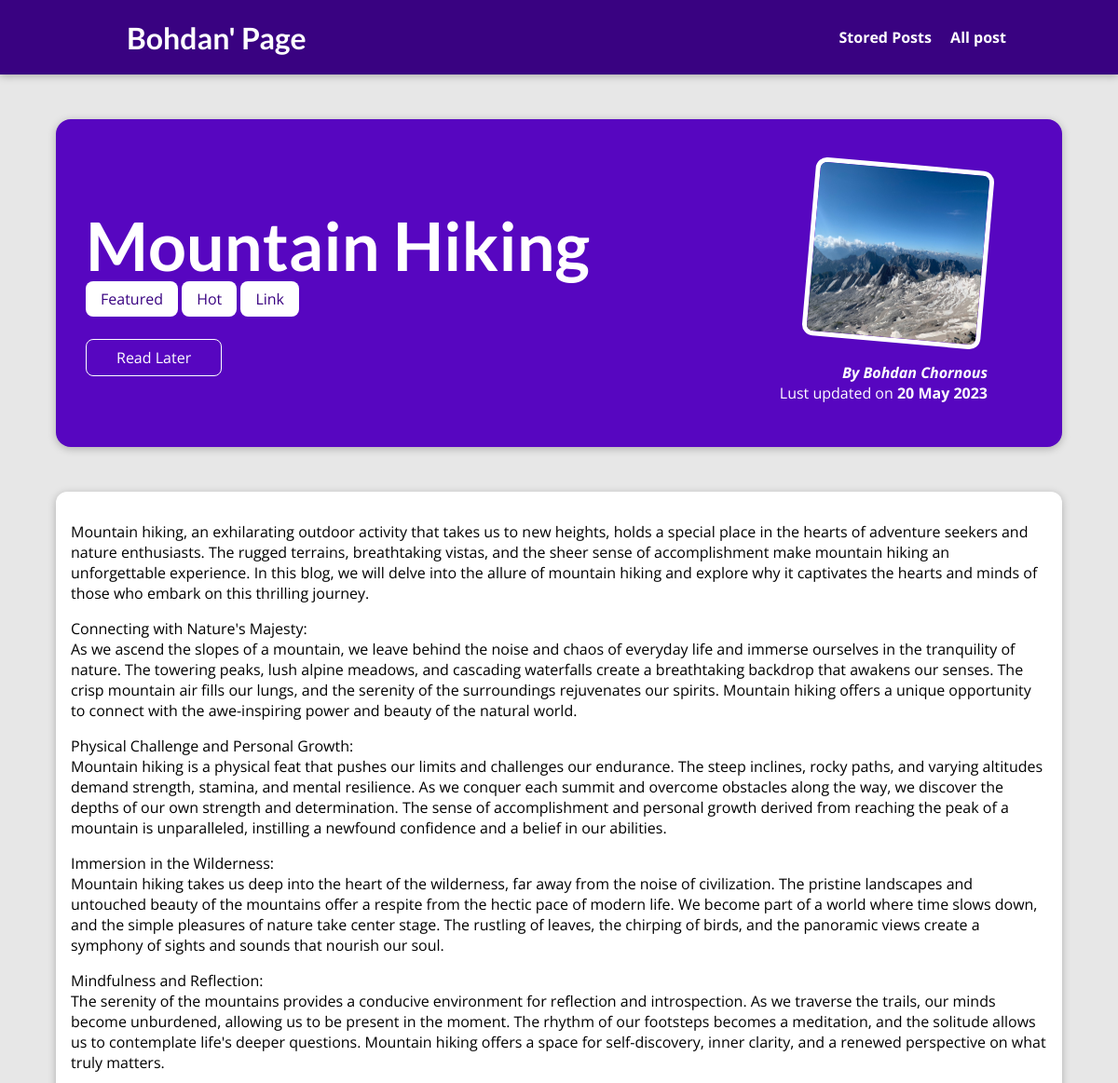
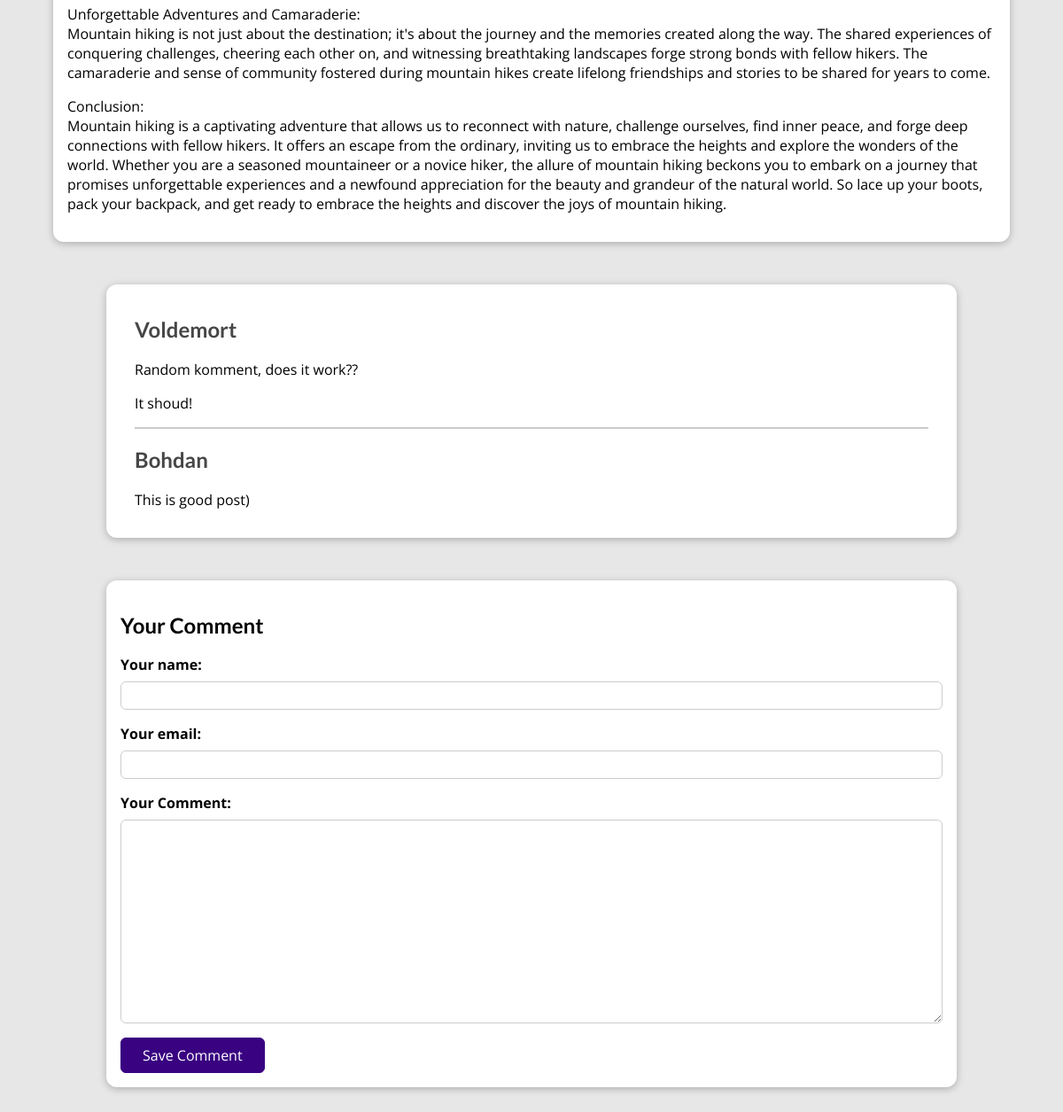
The page /posts/hike-in-the-mountains on the database its author committed (2 pictures, top to bottom).
### blog/models.py (models this page shows, shortened)
class Post(models.Model):
    title = models.CharField(max_length=150)
    excerpt = models.CharField(max_length=200)
    image = models.ImageField(upload_to="posts", null=True)
    date = models.DateField(auto_now=True)
    slug = models.SlugField(default="", unique=True)
    content = models.TextField(validators=[MinLengthValidator(10)])
    author = models.ForeignKey(Author, on_delete=models.SET_NULL, null=True, related_name="posts")
    tags = models.ManyToManyField(Tag)
    link = models.URLField(max_length=200, null=True, blank=True)

class Tag(models.Model):
    caption = models.CharField(max_length=100)

class Author(models.Model):
    first_name = models.CharField(max_length=100)
    last_name = models.CharField(max_length=100)
    email_address = models.EmailField()
    def full_name(self):
        return f"{self.first_name} {self.last_name}"
    def __str__(self):
        return self.full_name()

class Comment(models.Model):
    user_name = models.CharField(max_length=120)
    user_email = models.EmailField()
    text = models.TextField(max_length=400)
    post = models.ForeignKey(Post, on_delete=models.CASCADE, related_name="comments")

### blog/views.py (the view, shortened to what this page needs)
# urls.py: path("posts/<slug:slug>", views.PostDetailView.as_view(), name="post-details-page"),
class PostDetailView(View):
    def is_stored_post(self, request, post_id):
        stored_posts = request.session.get("stored_posts")
        if stored_posts is not None:
            is_saved_for_later = post_id in stored_posts
        else:
            is_saved_for_later = False
        return is_saved_for_later
    def get(self, request, slug):
        post = Post.objects.get(slug=slug)
        context = {
            "post": post,
            "post_tags": post.tags.all(),
            "comment_form": CommentForms(),
            "comments": post.comments.all().order_by("-id"),
            "saved_for_later": self.is_stored_post(request, post.id),
        }
        return render(request, "blog/post-detail.html", context=context)

### blog/forms.py
class CommentForms(forms.ModelForm):
    class Meta:
        model = Comment
        exclude = ["post"]
        labels = {
            "user_name": "Your name",
            "user_email": "Your email",
            "text": "Your Comment",
        }

### blog/templates/blog/post-detail.html (shortened to what this page needs)
{% extends "base.html" %}
{% load static %}
{% block css_file %}
    <link rel="stylesheet" href="{%  static "blog/post-details.css" %}"/>
{% endblock %}
{% block content %}
    <section id="summary">
        <h2>{{ post.title }}</h2>
        <div>
            {% for tag in post_tags %}
                {% if tag.caption == "Link" %}
                    <span class="link_tag"><a href="{{ post.link }}" style='color: #390281'>{{ tag.caption }}</a></span>
                {% else %}
                    <span class="tag">{{ tag.caption }}</span>
                {% endif %}
            {% endfor %}
        </div>
        <div id="read-later">
            <form action="{% url "read-later" %}" method="POST">
                <button>
                    {% if saved_for_later %}
                        Remove from "Read Later" List
                     {% else %}
                        Read Later
                     {% endif %}
                </button>
            </form>
        </div>
        <article>
            <img src="{{ post.image.url }}" alt="{{ post.title }}" />
            <address>By <a href="mailto:{{ post.author.email_address }}">{{ post.author }}</a></address>
            <div>
                Lust updated on <time>{{ post.date|date:"d M Y" }}</time>
            </div>
        </article>
    </section>
    <main>
        {{ post.content|linebreaks }}
    </main>
    <section id="comments">
        <ul>
            {% for comment in comments %}
                <li>
                    <h2>{{ comment.user_name }}</h2>
                    <p>{{ comment.text|linebreaks }}</p>
                </li>
            {% endfor %}
        </ul>
    </section>
    <section id="comment_form">
        <h2>Your Comment</h2>
        <form action="{% url "post-details-page" post.slug %}" method="POST">
            {% for form_fild in comment_form %}
                <div class="form-control {% if form_fild.errors %}invalid{% endif %}">
                    {{ form_fild.label_tag }}
                    {{ form_fild }}
                </div>
            {% endfor %}
            <button>Save Comment</button>
        </form>
    </section>
{% endblock %}

### templates/base.html (shortened to what this page needs)
{% load static %}
<!DOCTYPE html>
<html lang="en">
<head>
    <link rel="stylesheet" href="{% static "app.css" %}">
    {% block css_file %}{% endblock %}
</head>
<body>
    <header id="main-navigation">
        <h1><a href="{% url "starting-page" %}">Bohdan' Page</a></h1>
        <nav>
            <a href="{% url "read-later" %}">Stored Posts</a>
            <a href="{% url "post-page" %}">All post</a>
        </nav>
    </header>
    {% block content %}
    {% endblock %}
</body>
</html>

### static/app.css (style rules this page uses)
* { box-sizing: border-box; }
html { font-family: 'Open Sans', 'Lato', sans-serif; }
body { margin: 0; }
h1, h2, h3 { font-family: 'Lato', sans-serif; font-weight: bold; }
#main-navigation { width: 100%; height: 5rem; display: flex; justify-content: space-between; align-items: center; padding: 0 10%; position: absolute; top: 0; left: 0; }
#main-navigation a { text-decoration: none; color: white; font-weight: bold; margin-left: 1rem; }

### blog/static/blog/post-details.css (style rules this page uses)
body { background-color: #e7e7e7; }
#main-navigation { background-color: #390281; box-shadow: 0 2px 8px rgba(0, 0, 0, 0.25); }
#summary { margin: 8rem auto 3rem auto; padding: 2rem; width: 90%; max-width: 90rem; border-radius: 16px; background-color: #5706c0; position: relative; box-shadow: 0 2px 8px rgba(0, 0, 0, 0.25); height: 22rem; }
#summary h2 { color: white; font-size: 4.5rem; margin-bottom: 0.25rem; }
#summary article { position: absolute; top: 2rem; right: 3rem; padding: 1rem 2rem; border-radius: 12px; text-align: right; color: white; }
#summary article img { width: 12rem; height: 12rem; border-radius: 12px; transform: rotateZ(5deg); border: 5px solid white; margin-bottom: 1rem; }
#summary address { font-weight: bold; }
#summary a { color: white; text-decoration: none; }
#summary time { font-weight: bold; }
#read-later { margin: 2rem 0; }
#read-later button { background-color: transparent; border-radius: 8px; border: 1px solid white; padding: 0.5rem 2rem; font: inherit; color: white; cursor: pointer; }
main { width: 90%; max-width: 90rem; margin: 3rem auto; background-color: white; padding: 1rem; border-radius: 12px; box-shadow: 0 2px 8px rgba(0, 0, 0, 0.25); }
.link_tag { background-color: white; padding: 0.5rem 1rem; border-radius: 8px; }
.tag { background-color: white; color: #390281; padding: 0.5rem 1rem; border-radius: 8px; }
#comment_form { margin: 3rem auto; width: 90%; max-width: 60rem; border-radius: 12px; background-color: white; box-shadow: 0 2px 8px rgba(0, 0, 0, 0.25); padding: 1rem; }
#comment_form button { font: inherit; background-color: #390281; color: white; border: 1px solid #390281; padding: 0.5rem 1.5rem; border-radius: 6px; cursor: pointer; }
.form-control { margin-bottom: 1rem; }
.form-control label { font-weight: bold; margin-bottom: 0.5rem; display: block; }
.form-control input, .form-control textarea { display: block; width: 100%; font: inherit; padding: 0.25rem; border-radius: 6px; border: 1px solid #ccc; }
#comments { margin: 3rem auto; width: 90%; max-width: 60rem; border-radius: 12px; background-color: white; box-shadow: 0 2px 8px rgba(0, 0, 0, 0.25); padding: 1rem 2rem; }
#comments ul { list-style: none; margin: 0; padding: 0; }
#comments li { margin-bottom: 1rem; border-bottom: 2px solid #ccc; }
#comments li:last-of-type { border-bottom: none; }
#comments h2 { color: #464646; }

### rows shown on the page
Post: title "Mountain Hiking", image (picture), author "Bohdan Chornous", date "20 May 2023", content "Mountain hiking, an exhilarating outdoor activity that takes us to new heights, holds a special place in the hearts of adventure seekers and nature enthusiasts. The rugged terrains, breathtaking vistas, and the sheer sense of accomplishment make mountain hiking an unforgettable experience. In this blog, we will delve into the allure of mountain hiking and explore why it captivates the hearts and minds of those who embark on this thrilling journey. Connecting with Nature's Majesty: As we ascend the slopes of a mountain, we leave behind the noise and chaos of everyday life and immerse ourselves in the tranquility of nature. The towering peaks, lush alpine meadows, and cascading waterfalls…"
Tag: caption "Featured"
Tag: caption "Hot"
Tag: caption "Link"
Comment: user_name "Voldemort", text "Random komment, does it work?? It shoud!"
Comment: user_name "Bohdan", text "This is good post)"
